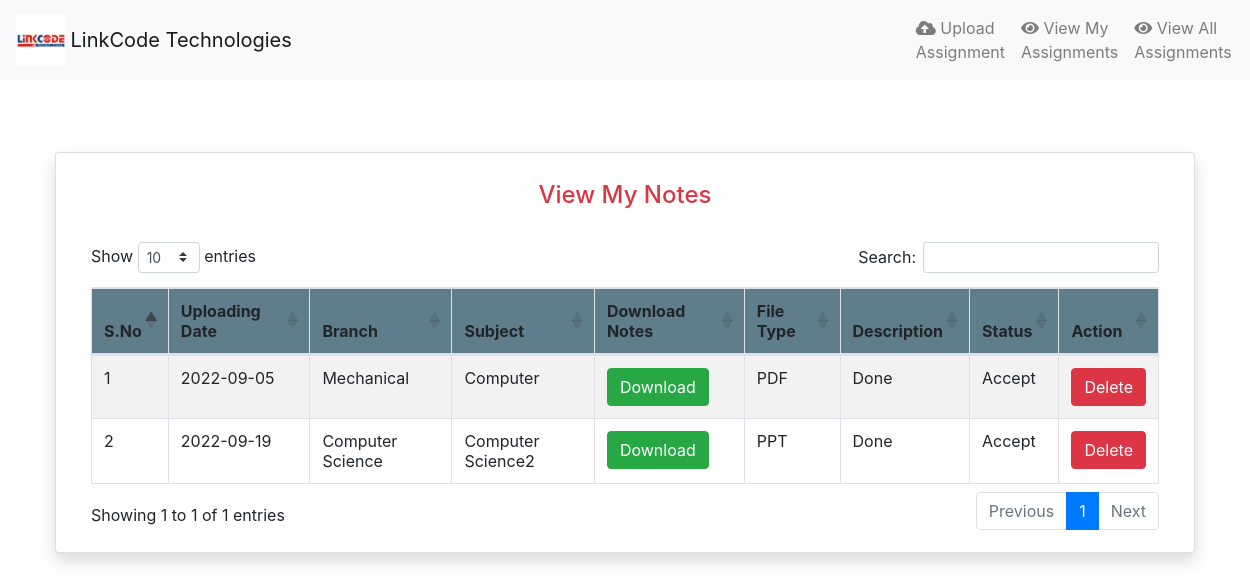
The app's page /notes/view_mynotes (signed in) with its own data.
### notes/models.py (models this page shows, shortened)
class Notes(models.Model):
    user = models.ForeignKey(User, on_delete=models.CASCADE)
    uploadingdate = models.CharField(max_length=30)
    branch = models.CharField(max_length=30)
    subject = models.CharField(max_length=30)
    notesfile = models.FileField(null=True)
    filetype = models.CharField(max_length=30)
    description = models.CharField(max_length=200, null=True)
    status = models.CharField(max_length=15)

### notes/views.py (the view)
# urls.py: path('view_mynotes', view_mynotes, name='view_mynotes'),
def view_mynotes(request):
    if not request.user.is_authenticated:
        return redirect('login')
    user = User.objects.get(id=request.user.id)
    notes = Notes.objects.filter(user=user)
    d = {'notes': notes}
    return render(request, 'view_mynotes.html', d)

### notes/templates/view_mynotes.html (shortened to what this page needs)
{% extends 'usernavigation.html'%}
{% load static %}
{% block body %}
<div class="container card shadow mt-5">
	<div class="card-body">
  <h1 class="text-success text-center"></h1>
            <h4 class="text-center text-danger">View My Notes</h4>
			<br>
			<table id="example" class="table table-striped table-bordered" style="width:100%">
				<thead style="background-color : #607d8b;">
					<tr>
						<th>S.No</th>
						<th>Uploading Date</th>
						<th>Branch</th>
						<th>Subject</th>
						<th>Download Notes</th>
						<th>File Type</th>
						<th>Description</th>
						<th>Status</th>
						<th>Action</th>
					</tr>
				</thead>
				{% for i in notes %}
				<tbody>
				<tr>
                  <td>{{forloop.counter}}</td>
					<td>{{i.uploadingdate}}</td>
					<td>{{i.branch}}</td>
					<td>{{i.subject}}</td>
					<td><a href="{{i.notesfile.url}}" class="btn btn-success" download>Download</a></td>
					<td>{{i.filetype}}</td>
					<td>{{i.description}}</td>
					<td>{{i.status}}</td>
					<td><a href="{% url 'delete_mynotes' i.id %}" class="btn btn-danger" onclick="return confirm('Are your sure to Delete ?')">Delete</a></td>
                </tr>
				{% endfor %}
				</tbody>
	</table>
</div>
</div>
{% endblock %}

### notes/templates/usernavigation.html (shortened to what this page needs)
<html lang="en">
<head>
  {% load static %}
  <link rel="stylesheet" href="https://maxcdn.bootstrapcdn.com/bootstrap/4.3.1/css/bootstrap.min.css">
  <link rel="stylesheet" href="https://use.fontawesome.com/releases/v5.6.3/css/all.css">
    <link rel="stylesheet" href="https://cdnjs.cloudflare.com/ajax/libs/twitter-bootstrap/4.5.2/css/bootstrap.css">
<link rel="stylesheet" href="https://cdn.datatables.net/1.11.3/css/dataTables.bootstrap4.min.css">
</head>
<body>
 <nav class="navbar navbar-expand-lg navbar-light bg-light">
     <img style="height : 50px">
         &nbsp;<a class="navbar-brand" href="/">LinkCode Technologies</a>
  <ul class="navbar-nav" style="padding-left:600px;">
      <li class="navbar-item">
          <a class="nav-link" href="{% url 'upload_notes' %}"><i class="fas fa-cloud-upload-alt"></i> Upload Assignment</a>
      </li>
			<li class="navbar-item">
                <a class="nav-link" href="{% url 'view_mynotes' %}"><i class="fas fa-eye"></i> View My Assignments</a>
            </li>
			<li class="navbar-item">
                <a class="nav-link" href="{% url 'viewallnotes' %}"><i class="fas fa-eye"></i> View All Assignments</a>
            </li>
  </ul>
 </nav>
</body>
</html>
{% block body %}
{% endblock %}

### records on screen
Notes: uploadingdate "2022-09-05", branch "Mechanical", subject "Computer", filetype "PDF", description "Done", status "Accept"
Notes: uploadingdate "2022-09-19", branch "Computer Science", subject "Computer Science2", filetype "PPT", description "Done", status "Accept"
